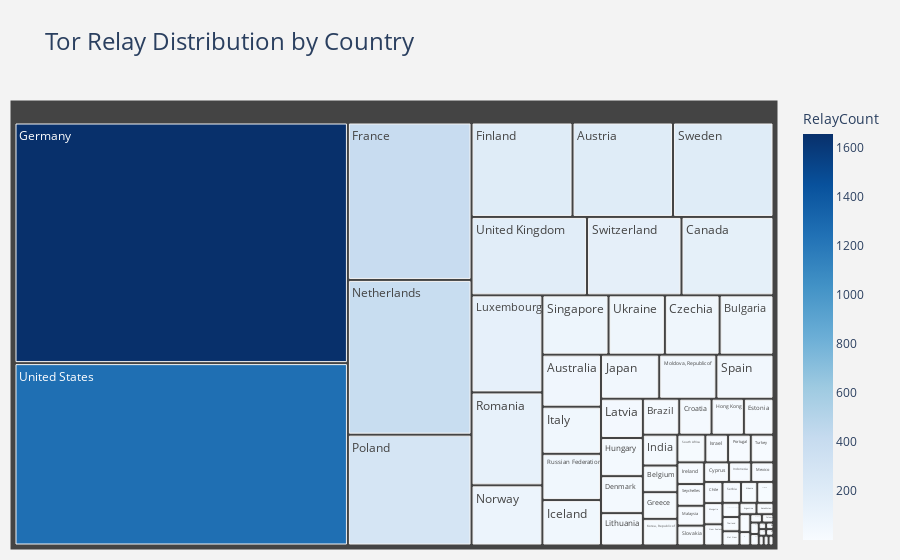

Notebook source saved alongside this figure:
### Code cell
# Read the CSV file
data = pd.read_csv('relay_data.csv')

# Group the data by country and count the number of relays
grouped_data = data.groupby('CountryCode').size().reset_index(name='RelayCount')

# Map country codes to country names using pycountry
country_mapping = {}
for country in pycountry.countries:
    if hasattr(country, 'alpha_2') and hasattr(country, 'name'):
        country_mapping[country.alpha_2] = country.name

# Add country names to the grouped data
grouped_data['CountryName'] = grouped_data['CountryCode'].map(country_mapping)

# Sort the data by relay count in descending order
grouped_data = grouped_data.sort_values('RelayCount', ascending=False)

# Create the treemap using squarify
fig = px.treemap(grouped_data, path=['CountryName'], values='RelayCount',
                 color='RelayCount', color_continuous_scale='Blues',
                 labels=grouped_data['CountryName'], hover_name=grouped_data['CountryName'])

# Resize the treemap labels for better visibility
fig.update_traces(textfont=dict(size=12))

# Set title and update layout aesthetics
fig.update_layout(title='Tor Relay Distribution by Country',
                  title_font_size=24,
                  margin=dict(t=100, b=10, r=10, l=10),
                  paper_bgcolor='rgb(243, 243, 243)',
                  plot_bgcolor='rgb(243, 243, 243)')

# Display the treemap
fig.show()

### Figure 1 — Plotly figure (JSON) as saved in the notebook; plotly's stock layout.template omitted (floating-point values rounded to 4 significant figures)
{"data": [{"branchvalues": "total", "customdata": [[7], [1], [4], [63], [196], [19], [1], [2], [27], [66], [149], [8], [2], [7], [24], [10], [67], [32], [22], [197], [402], [1657], [19], [1], [24], [33], [55], [22], [9], [12], [13], [57], [53], [4], [19], [2], [34], [28], [142], [11], [1], [1], [9], [52], [8], [395], [8], [88], [2], [1], [1], [283], [13], [136], [56], [8], [12], [81], [11], [3], [16], [52], [196], [153], [5], [5], [13], [69], [4], [187], [1256], [5]], "domain": {"x": [0, 1], "y": [0, 1]}, "hovertemplate": "<b>%{hovertext}</b><br><br>labels=%{label}<br>RelayCount_sum=%{value}<br>parent=%{parent}<br>id=%{id}<br>RelayCount=%{color}<extra></extra>", "hovertext": ["Albania", "Andorra", "Argentina", "Australia", "Austria", "Belgium", "Belize", "Bosnia and Herzegovina", "Brazil", "Bulgaria", "Canada", "Chile", "Colombia", "Costa Rica", "Croatia", "Cyprus", "Czechia", "Denmark", "Estonia", "Finland", "France", "Germany", "Greece", "Greenland", "Hong Kong", "Hungary", "Iceland", "India", "Indonesia", "Ireland", "Israel", "Italy", "Japan", "Kazakhstan", "Korea, Republic of", "Kyrgyzstan", "Latvia", "Lithuania", "Luxembourg", "Malaysia", "Malta", "Mauritius", "Mexico", "Moldova, Republic of", "Mongolia", "Netherlands", "New Zealand", "Norway", "Panama", "Peru", "Philippines", "Poland", "Portugal", "Romania", "Russian Federation", "Serbia", "Seychelles", "Singapore", "Slovakia", "Slovenia", "South Africa", "Spain", "Sweden", "Switzerland", "Taiwan, Province of China", "Thailand", "Turkey", "Ukraine", "United Arab Emirates", "United Kingdom", "United States", "Viet Nam"], "ids": ["Albania", "Andorra", "Argentina", "Australia", "Austria", "Belgium", "Belize", "Bosnia and Herzegovina", "Brazil", "Bulgaria", "Canada", "Chile", "Colombia", "Costa Rica", "Croatia", "Cyprus", "Czechia", "Denmark", "Estonia", "Finland", "France", "Germany", "Greece", "Greenland", "Hong Kong", "Hungary", "Iceland", "India", "Indonesia", "Ireland", "Israel", "Italy", "Japan", "Kazakhstan", "Korea, Republic of", "Kyrgyzstan", "Latvia", "Lithuania", "Luxembourg", "Malaysia", "Malta", "Mauritius", "Mexico", "Moldova, Republic of", "Mongolia", "Netherlands", "New Zealand", "Norway", "Panama", "Peru", "Philippines", "Poland", "Portugal", "Romania", "Russian Federation", "Serbia", "Seychelles", "Singapore", "Slovakia", "Slovenia", "South Africa", "Spain", "Sweden", "Switzerland", "Taiwan, Province of China", "Thailand", "Turkey", "Ukraine", "United Arab Emirates", "United Kingdom", "United States", "Viet Nam"], "labels": ["Albania", "Andorra", "Argentina", "Australia", "Austria", "Belgium", "Belize", "Bosnia and Herzegovina", "Brazil", "Bulgaria", "Canada", "Chile", "Colombia", "Costa Rica", "Croatia", "Cyprus", "Czechia", "Denmark", "Estonia", "Finland", "France", "Germany", "Greece", "Greenland", "Hong Kong", "Hungary", "Iceland", "India", "Indonesia", "Ireland", "Israel", "Italy", "Japan", "Kazakhstan", "Korea, Republic of", "Kyrgyzstan", "Latvia", "Lithuania", "Luxembourg", "Malaysia", "Malta", "Mauritius", "Mexico", "Moldova, Republic of", "Mongolia", "Netherlands", "New Zealand", "Norway", "Panama", "Peru", "Philippines", "Poland", "Portugal", "Romania", "Russian Federation", "Serbia", "Seychelles", "Singapore", "Slovakia", "Slovenia", "South Africa", "Spain", "Sweden", "Switzerland", "Taiwan, Province of China", "Thailand", "Turkey", "Ukraine", "United Arab Emirates", "United Kingdom", "United States", "Viet Nam"], "marker": {"coloraxis": "coloraxis", "colors": [7, 1, 4, 63, 196, 19, 1, 2, 27, 66, 149, 8, 2, 7, 24, 10, 67, 32, 22, 197, 402, 1657, 19, 1, 24, 33, 55, 22, 9, 12, 13, 57, 53, 4, 19, 2, 34, 28, 142, 11, 1, 1, 9, 52, 8, 395, 8, 88, 2, 1, 1, 283, 13, 136, 56, 8, 12, 81, 11, 3, 16, 52, 196, 153, 5, 5, 13, 69, 4, 187, 1256, 5]}, "name": "", "parents": ["", "", "", "", "", "", "", "", "", "", "", "", "", "", "", "", "", "", "", "", "", "", "", "", "", "", "", "", "", "", "", "", "", "", "", "", "", "", "", "", "", "", "", "", "", "", "", "", "", "", "", "", "", "", "", "", "", "", "", "", "", "", "", "", "", "", "", "", "", "", "", ""], "textfont": {"size": 12}, "type": "treemap", "values": [7, 1, 4, 63, 196, 19, 1, 2, 27, 66, 149, 8, 2, 7, 24, 10, 67, 32, 22, 197, 402, 1657, 19, 1, 24, 33, 55, 22, 9, 12, 13, 57, 53, 4, 19, 2, 34, 28, 142, 11, 1, 1, 9, 52, 8, 395, 8, 88, 2, 1, 1, 283, 13, 136, 56, 8, 12, 81, 11, 3, 16, 52, 196, 153, 5, 5, 13, 69, 4, 187, 1256, 5]}], "layout": {"coloraxis": {"colorbar": {"title": {"text": "RelayCount"}}, "colorscale": [[0, "rgb(247,251,255)"], [0.125, "rgb(222,235,247)"], [0.25, "rgb(198,219,239)"], [0.375, "rgb(158,202,225)"], [0.5, "rgb(107,174,214)"], [0.625, "rgb(66,146,198)"], [0.75, "rgb(33,113,181)"], [0.875, "rgb(8,81,156)"], [1, "rgb(8,48,107)"]]}, "legend": {"tracegroupgap": 0}, "margin": {"b": 10, "l": 10, "r": 10, "t": 100}, "paper_bgcolor": "rgb(243, 243, 243)", "plot_bgcolor": "rgb(243, 243, 243)", "title": {"font": {"size": 24}, "text": "Tor Relay Distribution by Country"}}}
